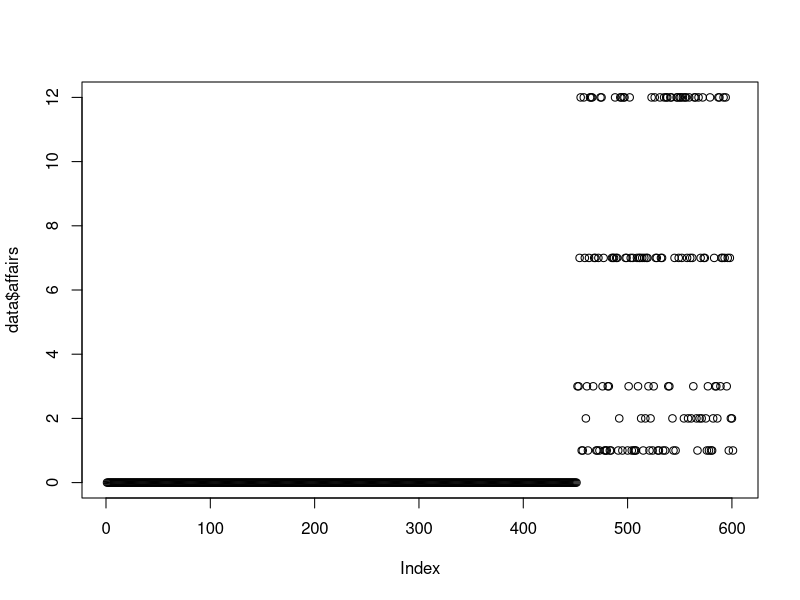
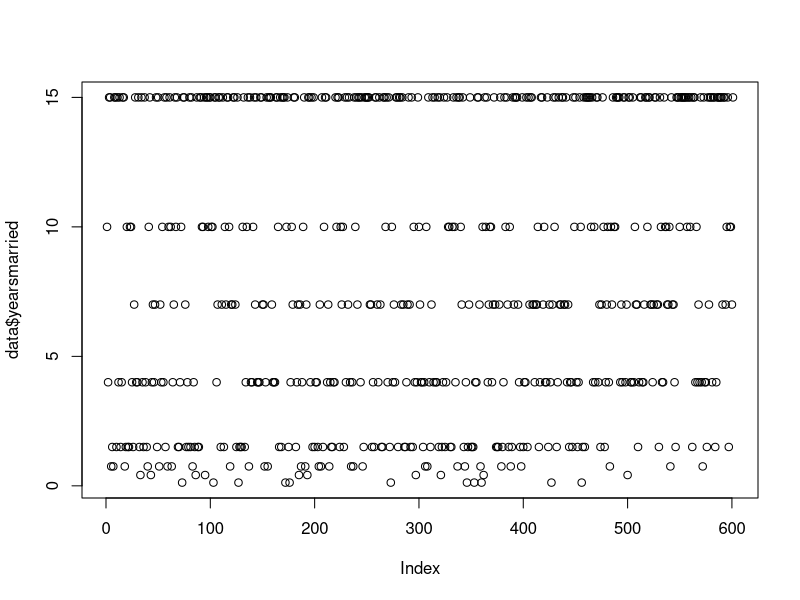
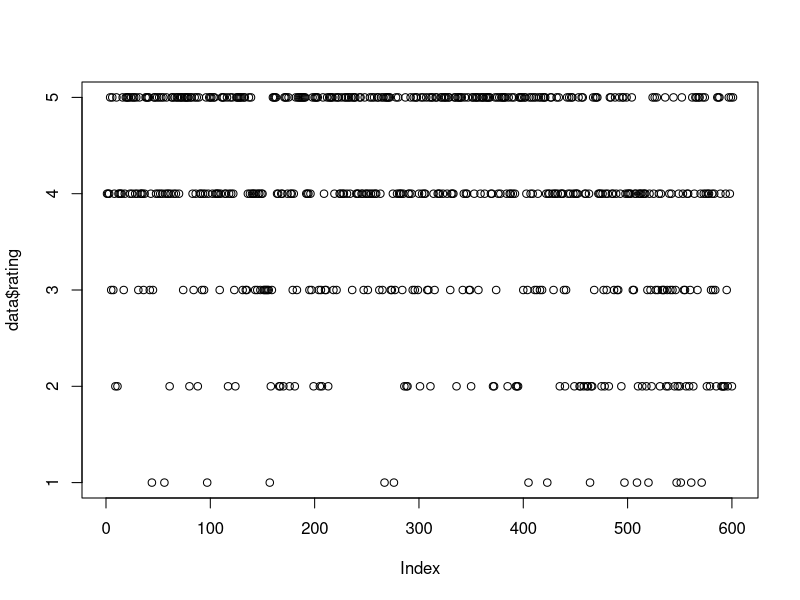
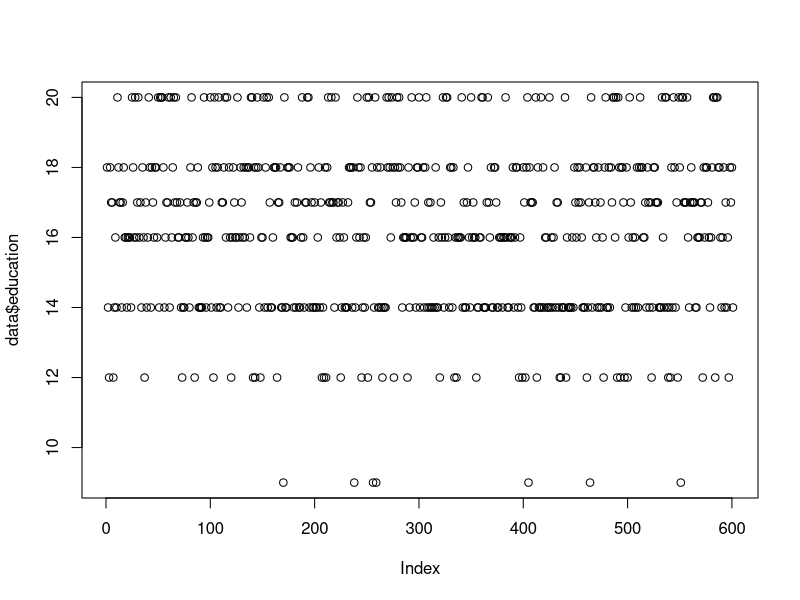
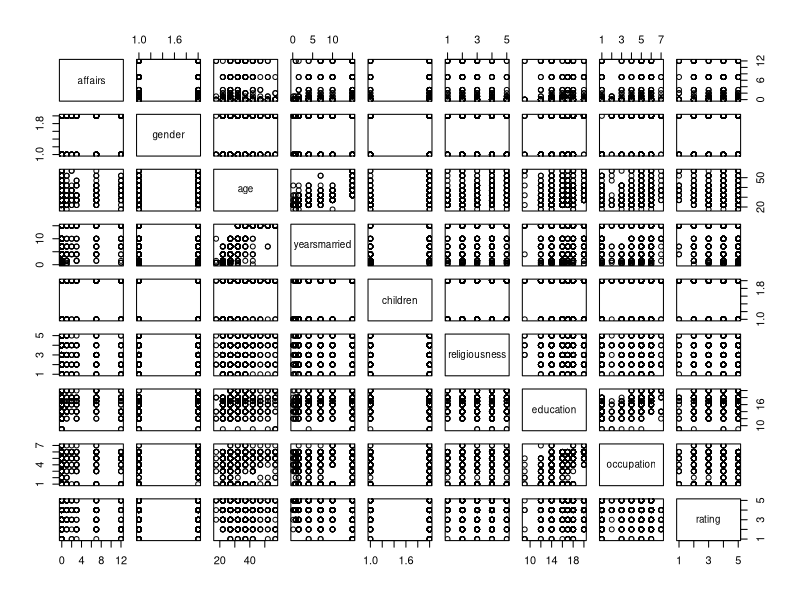
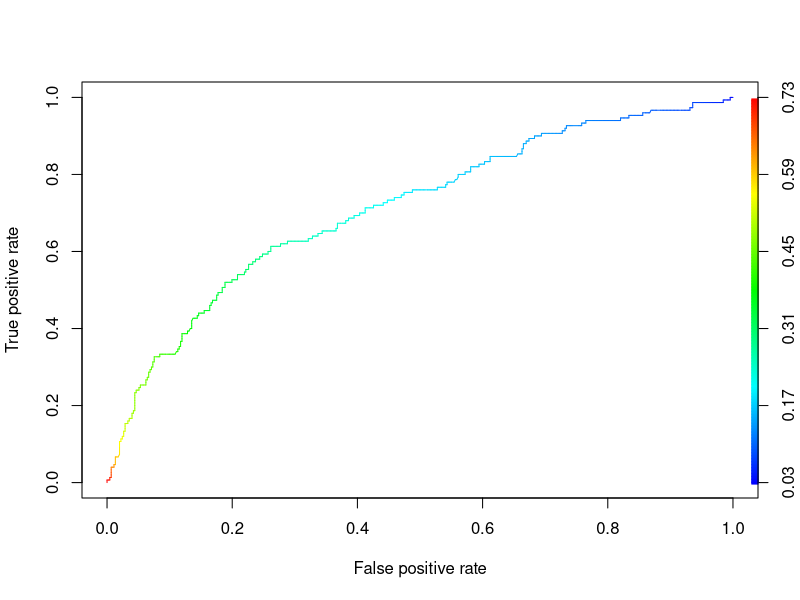

Write the R code that produced these figures, in order.
install.packages('AER')
data(Affairs,package="AER")
data <- Affairs
head(data)
View(data)
?Affairs
??Affairs
attach(data)

## EDA
dim(data)
str(data)
is.na(data)

summary(data)
head(data)
colnames(data)

plot(data$affairs)
plot(data$yearsmarried)
plot(data$rating)
plot(data$education)
plot(data)
unique(affairs)
unique(gender)
unique(children)

#creating a new col which stores if there was /wasn't an affair
data$yesnoaffair[data$affairs > 0] <- 1
data$yesnoaffair[data$affairs == 0] <- 0
View(data)

#converting the categorical variables to numeric variables
unique(gender)
str(data)
unique(children)

str(data$gender)
data$gender <- unclass(data$gender)
View(data)

str(data$children)
data$children <- unclass(data$children)
View(data)
colnames(data)

attach(data)

# GLM function use sigmoid curve to produce desirable results 
# The output of sigmoid function lies in between 0-1

#preparing my model
colnames(data)
model <- glm(yesnoaffair~ yearsmarried+age+religiousness+education+occupation+rating+gender+children,data=data, family='binomial')
summary(model)
#null deviance is 675.38 (Y=B0 aka average)
#residual devaince is 609.51 (Y=B0+ other variabels (b1x1,b2x2,etc))
#residual dev is less than null as expected, but the difference is not too huge (therefore the input variables are not 'quality' variables)
# AIC value is 627.51, model with least AIC value is best

#the intercept values we get is log of intercepts (because of Y and X relationship)
#to get the original B values we apply the formula before
# To calculate the odds ratio manually we going r going to take exp of coef(model)
exp(coef(model))


#prediction, use 'response' to get probability of y
prob <- predict(model,data,type="response")
prob

# Confusion matrix and considering the threshold value as 0.5 
confusion<-table(prob>0.5,data$yesnoaffair)
confusion

# Model Accuracy 
Accuracy<-sum(diag(confusion)/sum(confusion))
Accuracy 


# Creating empty vectors to store predicted classes based on threshold value
pred_values <- NULL
pred_values <- ifelse(prob>0.5,1,0)



# Creating new column to store the above values
data[,"prob"] <- prob
View(data)
data[,"pred_values"] <- pred_values


View(data[,c(1,9:11)])

table(data$yesnoaffair,data$pred_values)

library(ROCR)

rocrpred<-prediction(prob,data$yesnoaffair)
rocrperf<-performance(rocrpred,'tpr','fpr') #false positive rate, true positive rate
str(rocrperf)
plot(rocrperf,colorize=T,text.adj=c(-0.2,1.7))

rocr_cutoff <- data.frame(cut_off = rocrperf@alpha.values[[1]],fpr=rocrperf@x.values,tpr=rocrperf@y.values)
colnames(rocr_cutoff) <- c("cut_off","FPR","TPR")
View(rocr_cutoff)
#fpr should be least , and highest tpr

install.packages('dplyr')
library(dplyr)
#arrange it so that only 6 vals showing and descending order of TPR
rocr_cutoff$cut_off <- round(rocr_cutoff$cut_off,6)
rocr_cutoff <- arrange(rocr_cutoff,desc(TPR))
View(rocr_cutoff)
